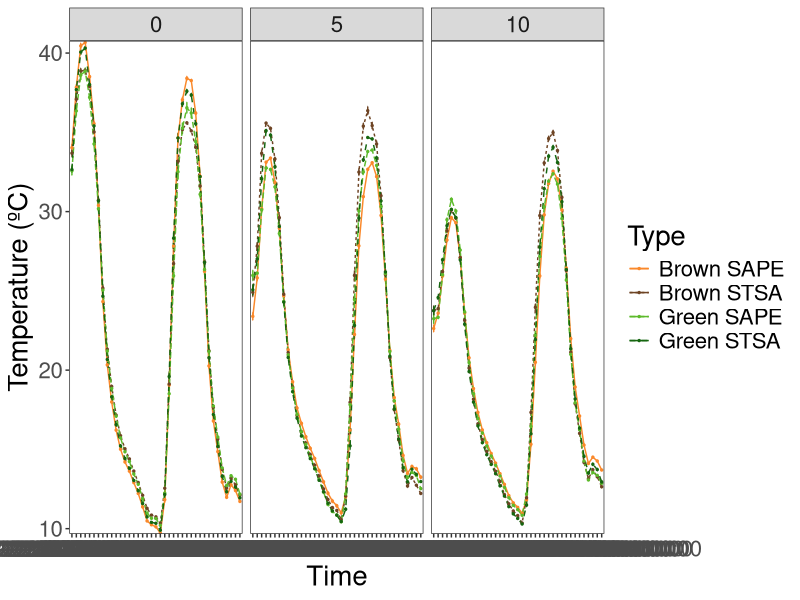

This figure's R source:
# Analysis of IRES Litter Microclimate Group data for microphase 1 experiment
# HThroop wrote script on August 2, 2022 
# HThroop made minor tweaks on Sept 20, 2022
# SSmania adjusted code to be used for iButton data in place of litter moisture Sep 27, 2023

#setwd("/Users/Siena/Desktop/microclimate") # will not allow others to run your code
# see https://www.tidyverse.org/blog/2017/12/workflow-vs-script/

library(tidyverse)
library(ggplot2)
library(scales)
library(dplyr)
library(data.table)
library(lubridate)
library(here) # solves the setwd issue

my_colors <- c("#fa882a","#6e4424","#5dba2b","#166610")

#read csv with manually made datetime column
df_Temps1=read.csv(here('Microphase1_iButtons_ALL_dt.csv'))
# HT: the data type for datetime is 'chr' -- we need to explictly define this as a datetime format
# use 'as_datetime' from lubridate to change Datetime to POSIXct format
df_Temps1$datetime <- as_datetime(df_Temps1$datetime, format = "%m/%d/%y %H:%M", tz = "Africa/Johannesburg")


#add rainfall based on quadrat
df_Temps1 <- df_Temps1 %>% 
  mutate(Rainfall = case_when(
    endsWith(quadrat, '1') ~ 0,
    endsWith(quadrat, '5') ~ 0,
    endsWith(quadrat, '7') ~ 0,
    endsWith(quadrat, '11') ~ 0,
    endsWith(quadrat, '13') ~ 0,
    endsWith(quadrat, '2') ~ 5,
    endsWith(quadrat, '4') ~ 5,
    endsWith(quadrat, '8') ~ 5,
    endsWith(quadrat, '12') ~ 5,
    endsWith(quadrat, '14') ~ 5,
    endsWith(quadrat, '3') ~ 10,
    endsWith(quadrat, '6') ~ 10,
    endsWith(quadrat, '9') ~ 10,
    endsWith(quadrat, '10') ~ 10,
    endsWith(quadrat, '15') ~ 10
  ))

df_Temps1$datetime <- as.POSIXct(df_Temps1$datetime, format = "%m/%d/%y %H:%M")
df_Temps1 <- df_Temps1 %>% 
  mutate(interval = cut(datetime, breaks = "60 min"))

# calculate mean values for line graphs 
df_Temps1.means <- df_Temps1 %>% 
  group_by(Type, Rainfall, interval) %>% 
  summarise(Temp_mean=mean(temperature, na.rm=TRUE), n=n(), sd=sd(temperature, na.rm=TRUE), se=sd/sqrt(n))
df_Temps1.means$se<-as.numeric(df_Temps1.means$se)
df_Temps1.means$Temp_mean<-as.numeric(df_Temps1.means$Temp_mean)
df_Temps1.means

p1 <- ggplot(df_Temps1.means, aes(x=interval, y=Temp_mean, color=Type)) + 
  aes(group=Type) +
  geom_errorbar(aes(ymin=Temp_mean-se, ymax=Temp_mean+se), width=0.1) +
  geom_line(aes(color=Type, linetype=Type)) +
  geom_point(size=0.5) +
  xlab("Time") + 
  ylab("Temperature (ºC)") +
  scale_color_manual(values = my_colors) +
  theme_bw() +
  theme(text = element_text(size = 20)) +
  theme(panel.grid.major = element_blank()) +
  theme(panel.grid.minor = element_blank()) +
  scale_y_continuous(expand=c(0,0)) +
  #scale_x_datetime(date_labels = "%m/%d/%y %H:%M",breaks = date_breaks("2 hours"))+
  #theme(axis.text.x = element_text(angle = 90, vjust = 1.0, hjust = 1.0)) +
  #scale_x_datetime(labels=format("%H:%M"), expand=c(0,0)) +
  #xlim(c(as.POSIXct('07/24/22 11:00', format = "%m/%d/%y %H:%M"),
         #as.POSIXct('07/26/22 7:00', format = "%m/%d/%y %H:%M"))) +
  facet_grid(~Rainfall) 
p1

